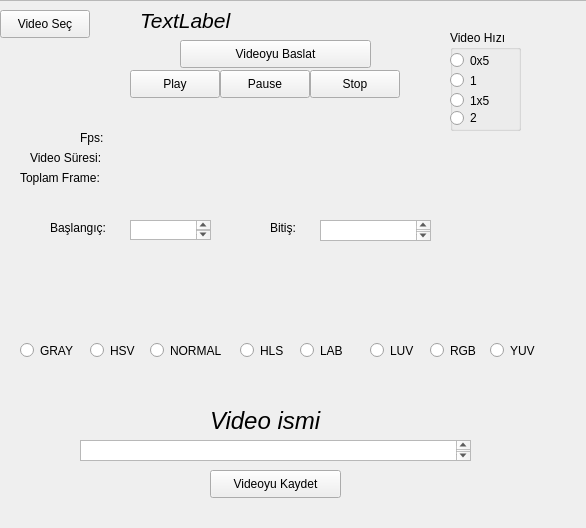
<?xml version="1.0" encoding="UTF-8"?>
<ui version="4.0">
 <class>Form</class>
 <widget class="QWidget" name="Form">
  <property name="geometry">
   <rect>
    <x>0</x>
    <y>0</y>
    <width>586</width>
    <height>528</height>
   </rect>
  </property>
  <property name="windowTitle">
   <string>Form</string>
  </property>
  <widget class="QFrame" name="frame">
   <property name="geometry">
    <rect>
     <x>-40</x>
     <y>0</y>
     <width>671</width>
     <height>541</height>
    </rect>
   </property>
   <property name="frameShape">
    <enum>QFrame::StyledPanel</enum>
   </property>
   <property name="frameShadow">
    <enum>QFrame::Raised</enum>
   </property>
   <widget class="QPushButton" name="pushButton">
    <property name="geometry">
     <rect>
      <x>40</x>
      <y>10</y>
      <width>90</width>
      <height>28</height>
     </rect>
    </property>
    <property name="text">
     <string>Video Seç</string>
    </property>
   </widget>
   <widget class="QPushButton" name="pushButton_2">
    <property name="geometry">
     <rect>
      <x>170</x>
      <y>70</y>
      <width>90</width>
      <height>28</height>
     </rect>
    </property>
    <property name="text">
     <string>Play</string>
    </property>
   </widget>
   <widget class="QPushButton" name="pushButton_3">
    <property name="geometry">
     <rect>
      <x>260</x>
      <y>70</y>
      <width>90</width>
      <height>28</height>
     </rect>
    </property>
    <property name="text">
     <string>Pause</string>
    </property>
   </widget>
   <widget class="QPushButton" name="pushButton_4">
    <property name="geometry">
     <rect>
      <x>350</x>
      <y>70</y>
      <width>90</width>
      <height>28</height>
     </rect>
    </property>
    <property name="text">
     <string>Stop</string>
    </property>
   </widget>
   <widget class="QLabel" name="label">
    <property name="geometry">
     <rect>
      <x>120</x>
      <y>130</y>
      <width>121</width>
      <height>16</height>
     </rect>
    </property>
    <property name="text">
     <string>Fps: </string>
    </property>
   </widget>
   <widget class="QLabel" name="label_2">
    <property name="geometry">
     <rect>
      <x>70</x>
      <y>150</y>
      <width>161</width>
      <height>16</height>
     </rect>
    </property>
    <property name="text">
     <string>Video Süresi:</string>
    </property>
   </widget>
   <widget class="QLabel" name="label_3">
    <property name="geometry">
     <rect>
      <x>60</x>
      <y>170</y>
      <width>171</width>
      <height>16</height>
     </rect>
    </property>
    <property name="text">
     <string>Toplam Frame:</string>
    </property>
   </widget>
   <widget class="QLabel" name="label_4">
    <property name="geometry">
     <rect>
      <x>90</x>
      <y>220</y>
      <width>71</width>
      <height>16</height>
     </rect>
    </property>
    <property name="text">
     <string>Başlangıç: </string>
    </property>
   </widget>
   <widget class="QTextEdit" name="textEdit">
    <property name="geometry">
     <rect>
      <x>170</x>
      <y>220</y>
      <width>81</width>
      <height>20</height>
     </rect>
    </property>
   </widget>
   <widget class="QLabel" name="label_5">
    <property name="geometry">
     <rect>
      <x>310</x>
      <y>220</y>
      <width>58</width>
      <height>16</height>
     </rect>
    </property>
    <property name="text">
     <string>Bitiş:</string>
    </property>
   </widget>
   <widget class="QTextEdit" name="textEdit_2">
    <property name="geometry">
     <rect>
      <x>360</x>
      <y>220</y>
      <width>111</width>
      <height>21</height>
     </rect>
    </property>
   </widget>
   <widget class="QRadioButton" name="radioButton">
    <property name="geometry">
     <rect>
      <x>60</x>
      <y>340</y>
      <width>104</width>
      <height>21</height>
     </rect>
    </property>
    <property name="text">
     <string>GRAY</string>
    </property>
   </widget>
   <widget class="QRadioButton" name="radioButton_2">
    <property name="geometry">
     <rect>
      <x>130</x>
      <y>340</y>
      <width>104</width>
      <height>21</height>
     </rect>
    </property>
    <property name="text">
     <string>HSV</string>
    </property>
   </widget>
   <widget class="QRadioButton" name="radioButton_3">
    <property name="geometry">
     <rect>
      <x>190</x>
      <y>340</y>
      <width>104</width>
      <height>21</height>
     </rect>
    </property>
    <property name="text">
     <string>NORMAL</string>
    </property>
   </widget>
   <widget class="QPushButton" name="pushButton_5">
    <property name="geometry">
     <rect>
      <x>250</x>
      <y>470</y>
      <width>131</width>
      <height>28</height>
     </rect>
    </property>
    <property name="text">
     <string>Videoyu Kaydet</string>
    </property>
   </widget>
   <widget class="QTextEdit" name="textEdit_3">
    <property name="geometry">
     <rect>
      <x>120</x>
      <y>440</y>
      <width>391</width>
      <height>21</height>
     </rect>
    </property>
   </widget>
   <widget class="QPushButton" name="pushButton_6">
    <property name="geometry">
     <rect>
      <x>220</x>
      <y>40</y>
      <width>191</width>
      <height>28</height>
     </rect>
    </property>
    <property name="text">
     <string>Videoyu Baslat</string>
    </property>
   </widget>
   <widget class="QRadioButton" name="radioButton_4">
    <property name="geometry">
     <rect>
      <x>280</x>
      <y>340</y>
      <width>61</width>
      <height>21</height>
     </rect>
    </property>
    <property name="text">
     <string>HLS</string>
    </property>
   </widget>
   <widget class="QRadioButton" name="radioButton_5">
    <property name="geometry">
     <rect>
      <x>340</x>
      <y>340</y>
      <width>61</width>
      <height>21</height>
     </rect>
    </property>
    <property name="text">
     <string>LAB</string>
    </property>
   </widget>
   <widget class="QRadioButton" name="radioButton_6">
    <property name="geometry">
     <rect>
      <x>410</x>
      <y>340</y>
      <width>61</width>
      <height>21</height>
     </rect>
    </property>
    <property name="text">
     <string>LUV</string>
    </property>
   </widget>
   <widget class="QRadioButton" name="radioButton_7">
    <property name="geometry">
     <rect>
      <x>470</x>
      <y>340</y>
      <width>61</width>
      <height>21</height>
     </rect>
    </property>
    <property name="text">
     <string>RGB</string>
    </property>
   </widget>
   <widget class="QRadioButton" name="radioButton_8">
    <property name="geometry">
     <rect>
      <x>530</x>
      <y>340</y>
      <width>61</width>
      <height>21</height>
     </rect>
    </property>
    <property name="text">
     <string>YUV</string>
    </property>
   </widget>
   <widget class="QLabel" name="label_6">
    <property name="geometry">
     <rect>
      <x>250</x>
      <y>410</y>
      <width>121</width>
      <height>21</height>
     </rect>
    </property>
    <property name="font">
     <font>
      <pointsize>18</pointsize>
      <italic>true</italic>
     </font>
    </property>
    <property name="text">
     <string>Video ismi</string>
    </property>
   </widget>
   <widget class="QLabel" name="uyari">
    <property name="geometry">
     <rect>
      <x>180</x>
      <y>10</y>
      <width>321</width>
      <height>21</height>
     </rect>
    </property>
    <property name="font">
     <font>
      <pointsize>16</pointsize>
      <italic>true</italic>
     </font>
    </property>
    <property name="text">
     <string>TextLabel</string>
    </property>
   </widget>
   <widget class="QGroupBox" name="groupBox">
    <property name="geometry">
     <rect>
      <x>490</x>
      <y>30</y>
      <width>71</width>
      <height>101</height>
     </rect>
    </property>
    <property name="title">
     <string>Video Hızı</string>
    </property>
    <widget class="QRadioButton" name="hzCeyrek">
     <property name="geometry">
      <rect>
       <x>0</x>
       <y>20</y>
       <width>104</width>
       <height>21</height>
      </rect>
     </property>
     <property name="text">
      <string>0x5</string>
     </property>
    </widget>
    <widget class="QRadioButton" name="hzNormal">
     <property name="geometry">
      <rect>
       <x>0</x>
       <y>40</y>
       <width>61</width>
       <height>21</height>
      </rect>
     </property>
     <property name="text">
      <string>1</string>
     </property>
    </widget>
    <widget class="QRadioButton" name="hzYuksekCeyrek">
     <property name="geometry">
      <rect>
       <x>0</x>
       <y>60</y>
       <width>61</width>
       <height>21</height>
      </rect>
     </property>
     <property name="text">
      <string>1x5</string>
     </property>
    </widget>
    <widget class="QRadioButton" name="hzIkiKati">
     <property name="geometry">
      <rect>
       <x>0</x>
       <y>80</y>
       <width>41</width>
       <height>16</height>
      </rect>
     </property>
     <property name="text">
      <string>2</string>
     </property>
    </widget>
   </widget>
  </widget>
 </widget>
 <resources/>
 <connections/>
</ui>
